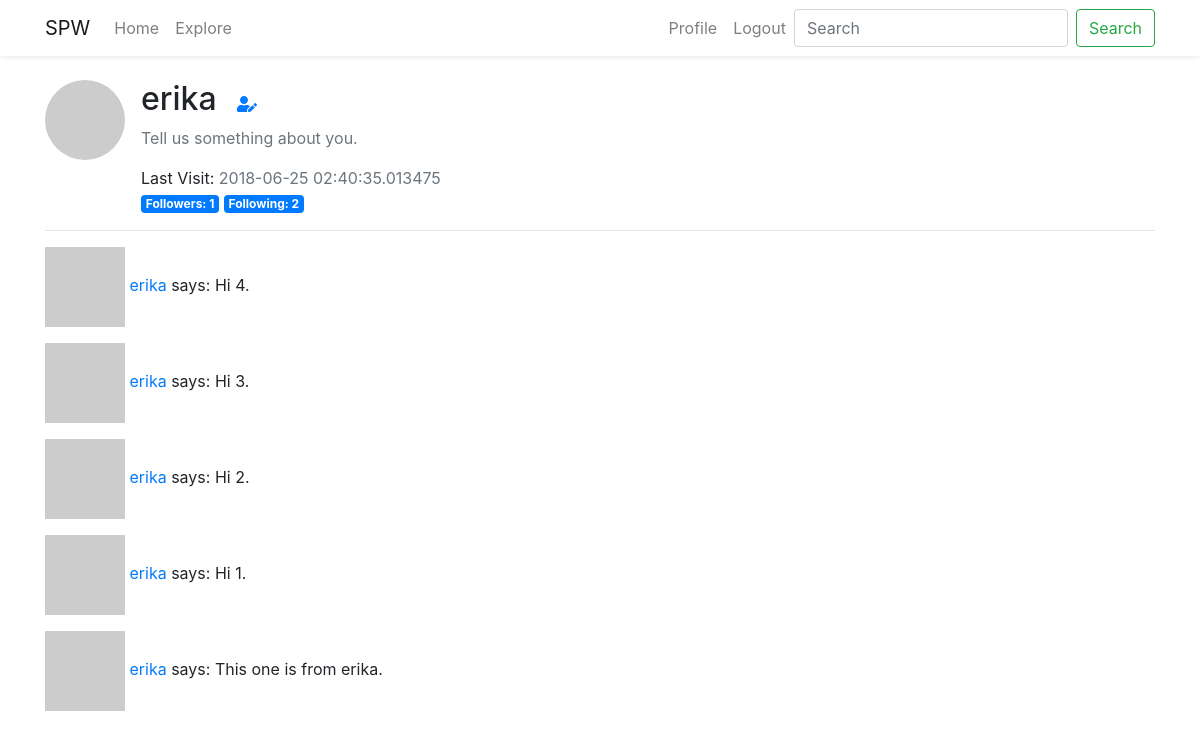
Before: /user/erika (signed in) with the older database file.
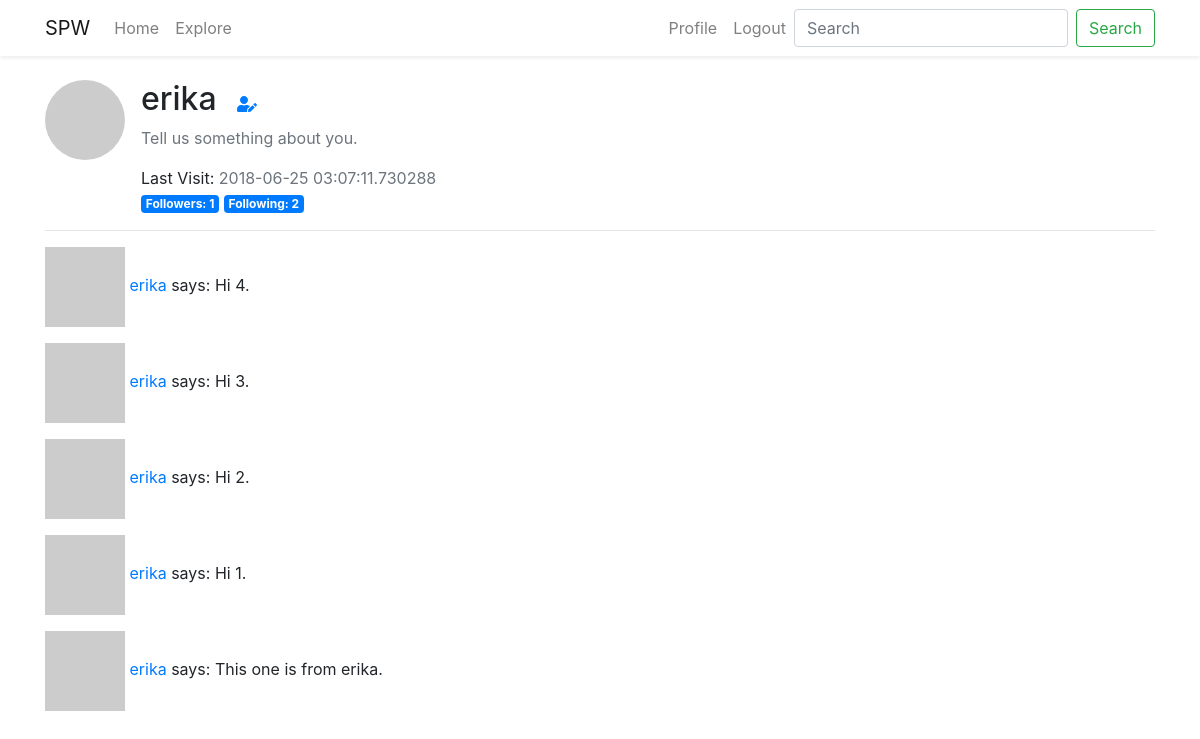
After: the same page with the newer database file.
### src/models.py (models this page shows, shortened)
class User(UserMixin, db.Model):
    id = db.Column(db.Integer, primary_key=True)
    username = db.Column(db.String(64), index=True, unique=True)
    email = db.Column(db.String(128), index=True, unique=True)
    password_hash = db.Column(db.String(128))
    posts = db.relationship('Post', backref='author', lazy='dynamic')
    about_me = db.Column(db.String(140))
    last_seen = db.Column(db.DateTime, default=datetime.utcnow)
    following = db.relationship(
        'User', secondary=followers,
        primaryjoin=(followers.c.follower_id == id),
        secondaryjoin=(followers.c.following_id == id),
        backref=db.backref('followers', lazy='dynamic'),
        lazy='dynamic',
    )
    def avatar(self, size):
        digest = md5(self.email.lower().encode('utf-8')).hexdigest()
        return f"https://www.gravatar.com/avatar/{digest}?d=robohash&s={size}"

class Post(db.Model):
    id = db.Column(db.Integer, primary_key=True)
    body = db.Column(db.String(140))
    timestamp = db.Column(db.DateTime, index=True, default=datetime.utcnow)
    user_id = db.Column(db.Integer, db.ForeignKey('user.id'))

### src/routes.py (the view)
@app.route('/user/<username>')
@login_required
def user(username):
    c_user = User.query.filter_by(username=username).first_or_404()
    page = request.args.get(key='page', default=1, type=int)
    posts = c_user.posts.order_by(Post.timestamp.desc()).paginate(
        page=page,
        per_page=app.config['POST_PER_PAGE'],
        error_out=False,
    )
    next_page = url_for('user', username=c_user.username, page=posts.next_num) if posts.has_next else None
    prev_page = url_for('user', username=c_user.username, page=posts.prev_num) if posts.has_prev else None
    return render_template('user.html', title=c_user.username, user=c_user, posts=posts.items, next_page=next_page,
                           prev_page=prev_page)

### src/models.py (called while the page is built)
@login.user_loader
def load_user(idx):
    return User.query.get(int(idx))

### src/routes.py (called while the page is built)
@app.before_request
def before_request():
    if current_user.is_authenticated:
        current_user.last_seen = datetime.utcnow()
        db.session.commit()

### src/templates/user.html (shortened to what this page needs)
{% extends 'base.html' %}
{% block content %}
    <div class="media">
        <img src="{{ user.avatar(128) }}" alt="Profile Image" class="rounded-circle mr-3">
        <div class="media-body">
            <h2 class="mt-0 mr-3 d-inline">{{ user.username }}</h2>
            {% if user == current_user %}
                <a href="{{ url_for('edit_profile') }}"><i class="fas fa-user-edit"></i>
                </a>
            {% endif %}
            {% if user.about_me %}
                <p class="mt-2">{{ user.about_me }}</p>
            {% else %}
                <p class="text-muted mt-2">Tell us something about you.</p>
            {% endif %}
            {% if user.last_seen %}
                <p class="d-inline">Last Visit: </p>
                <p class="text-muted d-inline">{{ user.last_seen }}</p>
            {% endif %}
            <div>
                <span class="badge badge-primary">Followers: {{ user.followers.count() }}</span>
                <span class="badge badge-primary">Following: {{ user.following.count() }}</span>
            </div>
        </div>
    </div>
    <hr>
    {% for post in posts %}
        {% include "includes/_post.html" %}
    {% endfor %}
{% endblock %}

### src/templates/base.html (shortened to what this page needs)
<!DOCTYPE html>
<html lang="en">
<head>
    <link rel="stylesheet" href="https://stackpath.bootstrapcdn.com/bootstrap/4.1.1/css/bootstrap.min.css"
>
    <link rel="stylesheet" href="https://use.fontawesome.com/releases/v5.1.0/css/all.css"
>
</head>
<body>
{% include "includes/_navbar.html" %}
<br>
<div class="container">
    {% block content %}{% endblock %}
</div>
</body>
</html>

### src/templates/includes/_navbar.html (shortened to what this page needs)
<nav class="navbar navbar-expand-lg navbar-light shadow-sm">
    <div class="container">
        <a class="navbar-brand" href="/">SPW</a>
        <div class="collapse navbar-collapse" id="navbarSupportedContent">
            <ul class="navbar-nav mr-auto">
                <li class="nav-item">
                    <a class="nav-link" href="{{ url_for('index') }}">Home</a>
                </li>
                <li class="nav-item">
                    <a class="nav-link" href="{{ url_for('explore') }}">Explore</a>
                </li>
            </ul>
            <ul class="navbar-nav ml-auto">
                {% if current_user.is_anonymous %}
                    <li class="nav-item">
                        <a href="{{ url_for('login') }}" class="nav-link">Login</a>
                    </li>
                {% else %}
                    <li class="nav-item">
                        <a href="{{ url_for('user', username=current_user.username) }}" class="nav-link">Profile</a>
                    </li>
                    <li class="nav-item">
                        <a href="{{ url_for('logout') }}" class="nav-link">Logout</a>
                    </li>
                {% endif %}
            </ul>
            <form class="form-inline my-2 my-lg-0">
                <input class="form-control mr-sm-2" type="search" placeholder="Search" aria-label="Search">
                <button class="btn btn-outline-success my-2 my-sm-0" type="submit">Search</button>
            </form>
        </div>
    </div>
</nav>

### src/templates/includes/_post.html
<p>
    <img src="{{ post.author.avatar(36) }}" alt="Profile Image">
    <a href="{{ url_for('user', username=post.author.username) }}">
        {{ post.author.username }}
    </a>
    says: {{ post.body }}
</p>

Changed rows visible on the page:
changed User "erika": last_seen "2018-06-25 02:40:35.013475" → "2018-06-25 03:07:11.730288"
